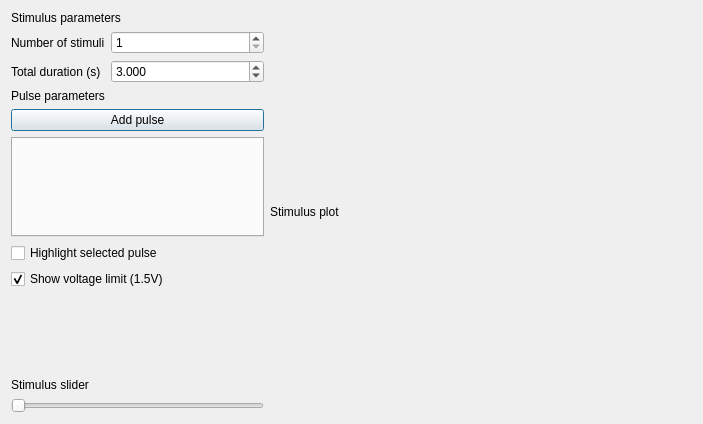
<?xml version="1.0" encoding="UTF-8"?>
<ui version="4.0">
 <class>StimulusWindow</class>
 <widget class="QDialog" name="StimulusWindow">
  <property name="geometry">
   <rect>
    <x>0</x>
    <y>0</y>
    <width>703</width>
    <height>424</height>
   </rect>
  </property>
  <property name="windowTitle">
   <string>Stimulus Editor</string>
  </property>
  <layout class="QHBoxLayout" name="flowLayout" stretch="3,5">
   <item>
    <layout class="QVBoxLayout" name="leftLayout">
     <item>
      <widget class="QLabel" name="title_stimulus">
       <property name="text">
        <string>Stimulus parameters</string>
       </property>
      </widget>
     </item>
     <item>
      <layout class="QFormLayout" name="formLayout">
       <item row="0" column="0">
        <widget class="QLabel" name="nLabel">
         <property name="text">
          <string>Number of stimuli</string>
         </property>
        </widget>
       </item>
       <item row="0" column="1">
        <widget class="QSpinBox" name="nSpinBox">
         <property name="minimum">
          <number>1</number>
         </property>
         <property name="value">
          <number>1</number>
         </property>
        </widget>
       </item>
       <item row="1" column="0">
        <widget class="QLabel" name="durLabel">
         <property name="text">
          <string>Total duration (s)</string>
         </property>
        </widget>
       </item>
       <item row="1" column="1">
        <widget class="QDoubleSpinBox" name="durSpinBox">
         <property name="decimals">
          <number>3</number>
         </property>
         <property name="minimum">
          <double>0.000000000000000</double>
         </property>
         <property name="maximum">
          <double>1000000.000000000000000</double>
         </property>
         <property name="value">
          <double>3.000000000000000</double>
         </property>
        </widget>
       </item>
      </layout>
     </item>
     <item>
      <widget class="QLabel" name="title_pulse">
       <property name="text">
        <string>Pulse parameters</string>
       </property>
      </widget>
     </item>
     <item>
      <widget class="QPushButton" name="add_pulse_button">
       <property name="text">
        <string>Add pulse</string>
       </property>
      </widget>
     </item>
     <item>
      <widget class="QTabWidget" name="segmentTabWidget">
       <property name="minimumSize">
        <size>
         <width>0</width>
         <height>100</height>
        </size>
       </property>
       <property name="autoFillBackground">
        <bool>false</bool>
       </property>
       <property name="currentIndex">
        <number>-1</number>
       </property>
      </widget>
     </item>
     <item>
      <widget class="QCheckBox" name="highlight_selected_pulse_checkbox">
       <property name="text">
        <string>Highlight selected pulse</string>
       </property>
      </widget>
     </item>
     <item>
      <widget class="QCheckBox" name="show_voltage_boundary_checkbox">
       <property name="text">
        <string>Show voltage limit (1.5V)</string>
       </property>
       <property name="checked">
        <bool>true</bool>
       </property>
      </widget>
     </item>
     <item>
      <spacer name="verticalSpacer">
       <property name="orientation">
        <enum>Qt::Orientation::Vertical</enum>
       </property>
       <property name="sizeHint" stdset="0">
        <size>
         <width>20</width>
         <height>40</height>
        </size>
       </property>
      </spacer>
     </item>
     <item>
      <widget class="QLabel" name="title_slider">
       <property name="text">
        <string>Stimulus slider</string>
       </property>
      </widget>
     </item>
     <item>
      <widget class="QSlider" name="stepSlider">
       <property name="orientation">
        <enum>Qt::Orientation::Horizontal</enum>
       </property>
      </widget>
     </item>
    </layout>
   </item>
   <item>
    <layout class="QVBoxLayout" name="rightLayout">
     <item>
      <widget class="QLabel" name="title_plot">
       <property name="text">
        <string>Stimulus plot</string>
       </property>
      </widget>
     </item>
    </layout>
   </item>
  </layout>
 </widget>
 <resources/>
 <connections/>
</ui>
